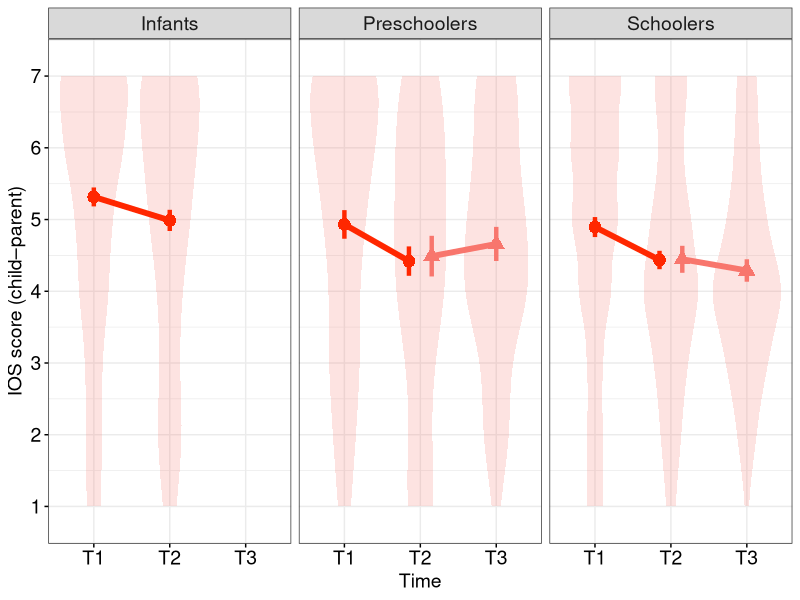
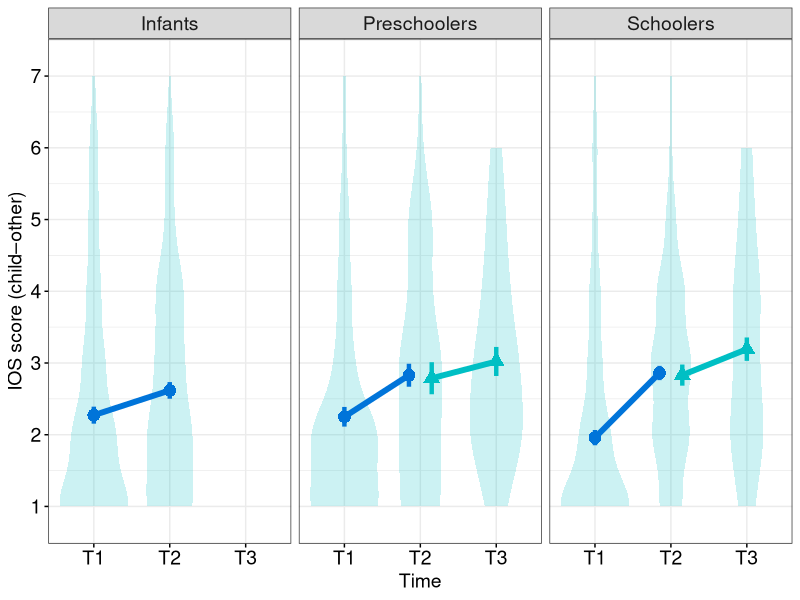
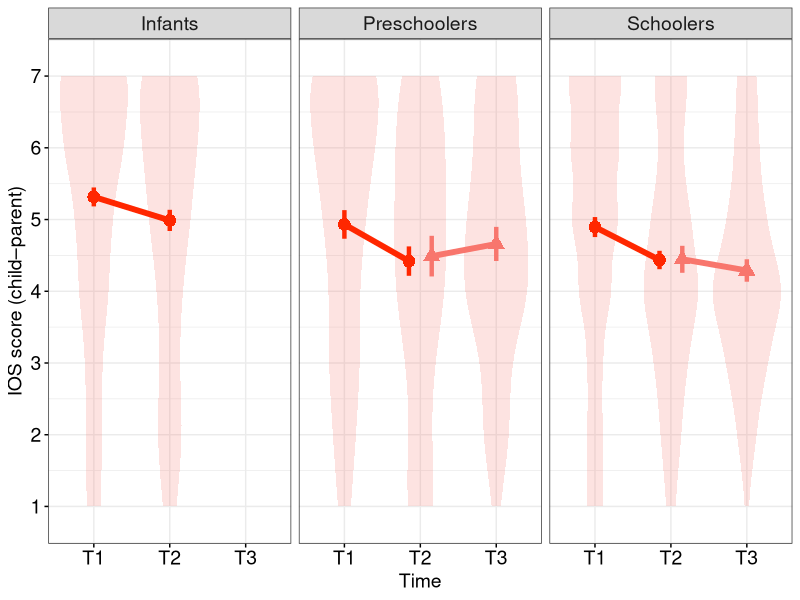
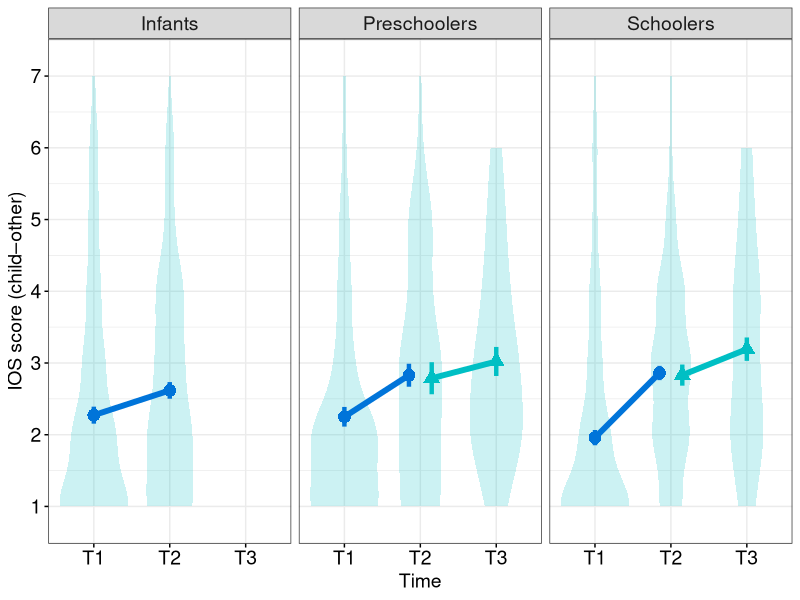

Source code (R) for these figures, in order:
## ---- chunk 1
R.version   # 4.04
library(tidyverse)
library(dplyr)
#regression
library(lme4)
library(lmerTest)
library(emmeans)
## ---- chunk 2
# Data for Primary Analysis
d.p <- read.csv("../data.csv", header=TRUE) %>% subset(time=="T1" & excludeT1T2!="excluded")
d.p <- d.p %>% rbind(read.csv("../data.csv", header=TRUE) %>% subset(time=="T2"))
head(d.p)
summary(d.p)

# Data for Follow-up Analysis
d.s <- read.csv("../data.csv", header=TRUE) %>% subset(time=="T2" & excludeT2T3!="excluded")
d.s <- d.s %>% rbind(read.csv("../data.csv", header=TRUE) %>% subset(time=="T3"))
head(d.s)
summary(d.s)
## ---- chunk 3
# Data reshape
d.p %>% select(id, time, school, ios_cg, ios_oth) %>% 
  pivot_longer(c(ios_cg, ios_oth),
               names_to  ="whom",
               values_to ="ios") %>%
  mutate(whom = case_when(whom=="ios_cg" ~ "caregivers", T ~ "others")) ->d.p.ios
head(d.p.ios)
str(d.p.ios)

d.s %>% select(id, time, school, ios_cg, ios_oth) %>% 
  pivot_longer(c(ios_cg, ios_oth),
               names_to  ="whom",
               values_to ="ios") %>%
  mutate(whom = case_when(whom=="ios_cg" ~ "caregivers", T ~ "others")) ->d.s.ios
head(d.s.ios)
str(d.s.ios)
## ---- chunk 4
d.p.ios %>% group_by(school, whom, time) %>% 
  summarise(Full = n(),
            CountError = sum(is.na(ios)),
            CountNoError = Full - CountError,
            ErrorRarw = CountError / Full,
            Mean = mean(ios, na.rm=TRUE),
            SD   = sd(ios, na.rm=TRUE),
            SE   = SD / sqrt(CountNoError)) %>% as.data.frame() -> d.p.ios.sum
d.p.ios.sum

d.s.ios %>% group_by(school, whom, time) %>% 
  summarise(Full = n(),
            CountError = sum(is.na(ios)),
            CountNoError = Full - CountError,
            ErrorRarw = CountError / Full,
            Mean = mean(ios, na.rm=TRUE),
            SD   = sd(ios, na.rm=TRUE),
            SE   = SD / sqrt(CountNoError)) %>% as.data.frame() -> d.s.ios.sum
d.s.ios.sum
## ---- chunk 5
# STATISTICAL TEST
m.p <- lmer(ios ~ whom*time*school+(1|id)+(1|id:whom)+(1|id:time), data=d.p.ios)
anova(m.p, ddf="Kenward-Roger")

# SIMPLE SLOPE (whom:time) with fixation of whom
emmeans(m.p, pairwise ~ time | whom)

# SIMPLE SLOPE (whom:time:school) 
m.p.comp <- emmeans(m.p, ~ whom*time*school)
pairs(m.p.comp, simple="each", combine=TRUE)
## ---- chunk 6
# STATISTICAL TEST
m.s <- lmer(ios ~ whom*time*school+(1|id)+(1|id:whom)+(1|id:time), data=d.s.ios)
anova(m.s, ddf="Kenward-Roger")

# SIMPLE SLOPE (whom:time:school) 
m.s.comp <- emmeans(m.s, ~ whom*time*school)
pairs(m.s.comp, simple="each", combine=TRUE)
## ---- chunk 7
subcatlab <- as_labeller(c("inf" = "Infants", "presch" = "Preschoolers", 
                           "sch" = "Schoolers",
                           "caregivers" = "child–parent", "others" = "child–other"))

d.all <- read.csv("../data.csv", header=TRUE) %>% select(id, time, school, ios_cg, ios_oth) %>% 
  rename(caregivers=ios_cg, others=ios_oth)

d.p.ios.sum <- d.p.ios.sum %>% mutate(cat="p")
d.s.ios.sum <- d.s.ios.sum %>% mutate(cat="s")
d.ios.sum <- rbind(d.p.ios.sum, d.s.ios.sum)

d.ios.sum.cg <- d.ios.sum %>% subset(whom=="caregivers")
d.ios.sum.oth <- d.ios.sum %>% subset(whom=="others")
## ---- chunk 8
# Child-Parent Relationship
d.all %>% ggplot(aes(x=time, fill=cat, color=cat))+
  geom_violin(aes(y=caregivers), alpha=0.2, color="NA", fill="#F8766D")+
  geom_point(data=d.ios.sum.cg, aes(y=Mean, shape=cat), size=4, position=position_dodge(width=0.6))+
  geom_linerange(data=d.ios.sum.cg, aes(ymin=Mean-SE, ymax=Mean+SE), size=1.5, position=position_dodge(width=0.6))+
  geom_line(data=d.ios.sum.cg, aes(y=Mean, group=cat), size=2, position=position_dodge(width=0.6))+
  # Other Properties
  facet_wrap(~school, labeller=subcatlab)+
  scale_y_continuous(limits=c(0.8,7.2), breaks=1:7)+
  scale_color_manual(values=c(p="#FF2700", s="#F8766D"))+
  labs(x="Time", y="IOS score (child–parent)")+
  theme_bw()+
  theme(axis.ticks=element_line(color = "black"),
        axis.text=element_text(size=14, color = "black"),
        axis.title=element_text(size=14, color="black"),
        strip.text=element_text(size=14),
        legend.title=element_text(size=14, color="black"),
        legend.position="none") -> fig.cg
fig.cg  

ggsave(file="fig.ios.cg.png", plot=fig.cg, dpi=350, width=8, height=3.5)
## ---- chunk 9
# Child-Other Relationship
d.all %>% ggplot(aes(x=time, fill=cat, color=cat))+
  geom_violin(aes(y=others), alpha=0.2, color="NA", fill="#00BFC4")+
  geom_point(data=d.ios.sum.oth, aes(y=Mean, shape=cat), size=4, position=position_dodge(width=0.6))+
  geom_linerange(data=d.ios.sum.oth, aes(ymin=Mean-SE, ymax=Mean+SE), size=1.5, position=position_dodge(width=0.6))+
  geom_line(data=d.ios.sum.oth, aes(y=Mean, group=cat), size=2, position=position_dodge(width=0.6))+
  # Other Properties
  facet_wrap(~school, labeller=subcatlab)+
  scale_y_continuous(limits=c(0.8,7.2), breaks=1:7)+
  scale_color_manual(values=c(p="#0074D9", s="#00BFC4"))+
  labs(x="Time", y="IOS score (child–other)")+
  theme_bw()+
  theme(axis.ticks=element_line(color = "black"),
        axis.text=element_text(size=14, color = "black"),
        axis.title=element_text(size=14, color="black"),
        strip.text=element_text(size=14),
        legend.title=element_text(size=14, color="black"),
        legend.position="none") -> fig.oth
fig.oth

ggsave(file="fig.ios.oth.png", plot=fig.oth, dpi=350, width=8, height=3.5)
